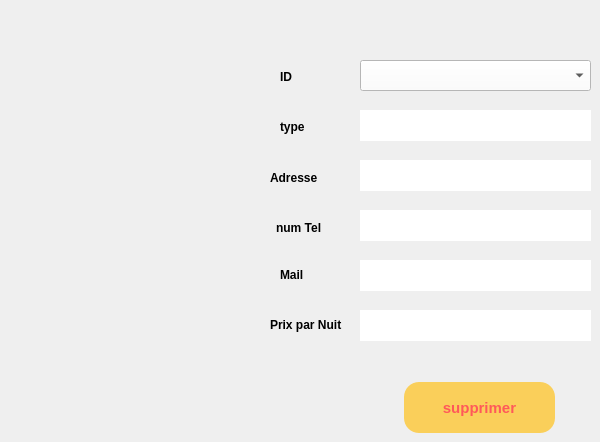
       <widget class="QWidget" name="tab_3">
        <property name="styleSheet">
         <string notr="true"/>
        </property>
        <attribute name="title">
         <string>supprimer</string>
        </attribute>
        <widget class="QLabel" name="label_17">
         <property name="geometry">
          <rect>
           <x>280</x>
           <y>70</y>
           <width>47</width>
           <height>14</height>
          </rect>
         </property>
         <property name="font">
          <font>
           <weight>75</weight>
           <bold>true</bold>
          </font>
         </property>
         <property name="text">
          <string>ID</string>
         </property>
        </widget>
        <widget class="QPushButton" name="supprimer">
         <property name="geometry">
          <rect>
           <x>404</x>
           <y>382</y>
           <width>151</width>
           <height>51</height>
          </rect>
         </property>
         <property name="font">
          <font>
           <pointsize>11</pointsize>
           <weight>75</weight>
           <bold>true</bold>
          </font>
         </property>
         <property name="styleSheet">
          <string notr="true">QPushButton{
border-radius:15px;
	background:#FACF5A;
	color:#FF5959;
	font-weight : bold;
}
QPushButton:hover
{
		background:#FF5959;
		color:#FACF5A;
		font-weight: bold;
}</string>
         </property>
         <property name="text">
          <string>supprimer</string>
         </property>
        </widget>
        <widget class="QComboBox" name="cb_id_supp">
         <property name="geometry">
          <rect>
           <x>360</x>
           <y>60</y>
           <width>231</width>
           <height>31</height>
          </rect>
         </property>
         <property name="styleSheet">
          <string notr="true">background-color:#FFFFFF;</string>
         </property>
        </widget>
        <widget class="QLabel" name="label_27">
         <property name="geometry">
          <rect>
           <x>280</x>
           <y>120</y>
           <width>47</width>
           <height>14</height>
          </rect>
         </property>
         <property name="font">
          <font>
           <weight>75</weight>
           <bold>true</bold>
          </font>
         </property>
         <property name="text">
          <string>type</string>
         </property>
        </widget>
        <widget class="QLabel" name="label_28">
         <property name="geometry">
          <rect>
           <x>270</x>
           <y>170</y>
           <width>61</width>
           <height>16</height>
          </rect>
         </property>
         <property name="font">
          <font>
           <weight>75</weight>
           <bold>true</bold>
          </font>
         </property>
         <property name="text">
          <string>Adresse</string>
         </property>
        </widget>
        <widget class="QLabel" name="label_29">
         <property name="geometry">
          <rect>
           <x>276</x>
           <y>220</y>
           <width>61</width>
           <height>16</height>
          </rect>
         </property>
         <property name="font">
          <font>
           <weight>75</weight>
           <bold>true</bold>
          </font>
         </property>
         <property name="text">
          <string>num Tel</string>
         </property>
        </widget>
        <widget class="QLabel" name="label_30">
         <property name="geometry">
          <rect>
           <x>280</x>
           <y>264</y>
           <width>47</width>
           <height>21</height>
          </rect>
         </property>
         <property name="font">
          <font>
           <weight>75</weight>
           <bold>true</bold>
          </font>
         </property>
         <property name="text">
          <string>Mail</string>
         </property>
        </widget>
        <widget class="QLabel" name="label_31">
         <property name="geometry">
          <rect>
           <x>270</x>
           <y>315</y>
           <width>141</width>
           <height>20</height>
          </rect>
         </property>
         <property name="font">
          <font>
           <weight>75</weight>
           <bold>true</bold>
          </font>
         </property>
         <property name="text">
          <string>Prix par Nuit</string>
         </property>
        </widget>
        <widget class="QLabel" name="label_s_1">
         <property name="geometry">
          <rect>
           <x>360</x>
           <y>110</y>
           <width>231</width>
           <height>31</height>
          </rect>
         </property>
         <property name="styleSheet">
          <string notr="true">background-color:#FFFFFF;</string>
         </property>
         <property name="text">
          <string/>
         </property>
        </widget>
        <widget class="QLabel" name="label_s_2">
         <property name="geometry">
          <rect>
           <x>360</x>
           <y>160</y>
           <width>231</width>
           <height>31</height>
          </rect>
         </property>
         <property name="styleSheet">
          <string notr="true">background-color:#FFFFFF;</string>
         </property>
         <property name="text">
          <string/>
         </property>
        </widget>
        <widget class="QLabel" name="label_s_3">
         <property name="geometry">
          <rect>
           <x>360</x>
           <y>210</y>
           <width>231</width>
           <height>31</height>
          </rect>
         </property>
         <property name="styleSheet">
          <string notr="true">background-color:#FFFFFF;</string>
         </property>
         <property name="text">
          <string/>
         </property>
        </widget>
        <widget class="QLabel" name="label_s_4">
         <property name="geometry">
          <rect>
           <x>360</x>
           <y>260</y>
           <width>231</width>
           <height>31</height>
          </rect>
         </property>
         <property name="styleSheet">
          <string notr="true">background-color:#FFFFFF;</string>
         </property>
         <property name="text">
          <string/>
         </property>
        </widget>
        <widget class="QLabel" name="label_s_5">
         <property name="geometry">
          <rect>
           <x>360</x>
           <y>310</y>
           <width>231</width>
           <height>31</height>
          </rect>
         </property>
         <property name="styleSheet">
          <string notr="true">background-color:#FFFFFF;</string>
         </property>
         <property name="text">
          <string/>
         </property>
        </widget>
       </widget>
